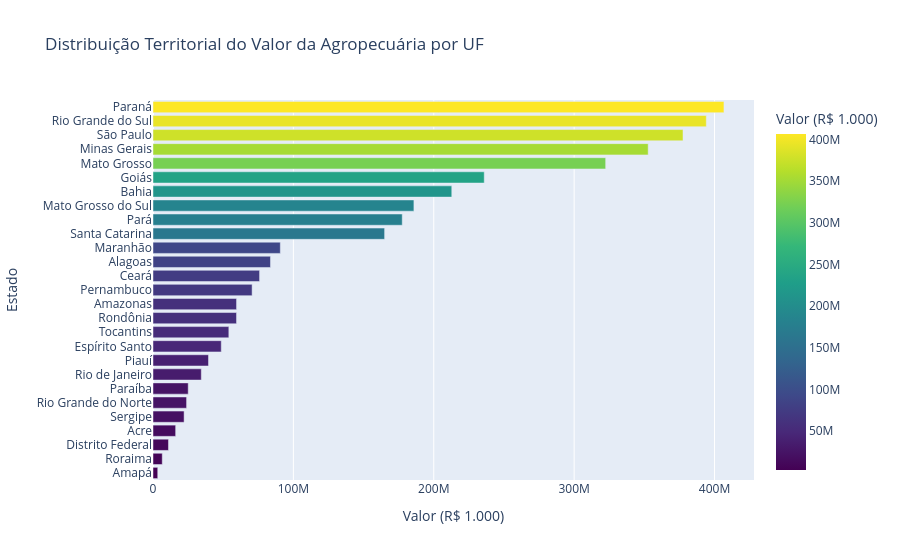

The notebook cell saved with this chart:
### Markdown cell above
## 2. Mapas com Análise Territorial
O trabalho solicita mapas territoriais. Utilizaremos o Plotly para criar um mapa de calor 
por Unidade da Federação (UF) para visualizar a concentração da produção.

### Code cell
# Agrupando por UF para o mapa
df_uf = df.groupby('Sigla da Unidade da Federação')[col_agro].sum().reset_index()
df_uf.columns = ['state', 'value']

# Criar mapa usando uma abordagem que funciona com Brasil
# Usando código ISO para estados brasileiros
state_code_map = {
    'AC': 'Acre', 'AL': 'Alagoas', 'AP': 'Amapá', 'AM': 'Amazonas',
    'BA': 'Bahia', 'CE': 'Ceará', 'DF': 'Distrito Federal', 'ES': 'Espírito Santo',
    'GO': 'Goiás', 'MA': 'Maranhão', 'MT': 'Mato Grosso', 'MS': 'Mato Grosso do Sul',
    'MG': 'Minas Gerais', 'PA': 'Pará', 'PB': 'Paraíba', 'PR': 'Paraná',
    'PE': 'Pernambuco', 'PI': 'Piauí', 'RJ': 'Rio de Janeiro', 'RN': 'Rio Grande do Norte',
    'RS': 'Rio Grande do Sul', 'RO': 'Rondônia', 'RR': 'Roraima', 'SC': 'Santa Catarina',
    'SP': 'São Paulo', 'SE': 'Sergipe', 'TO': 'Tocantins'
}

df_uf['state_name'] = df_uf['state'].map(state_code_map)

# Criar gráfico de barras como alternativa ao choropleth (mais confiável)
fig = px.bar(df_uf.sort_values('value', ascending=True), 
             y='state_name', 
             x='value',
             orientation='h',
             title='Distribuição Territorial do Valor da Agropecuária por UF',
             labels={'value': 'Valor (R$ 1.000)', 'state_name': 'Estado'},
             color='value',
             color_continuous_scale='Viridis')
fig.show()

### Figure 1 — Plotly figure (JSON) as saved in the notebook; plotly's stock layout.template omitted (floating-point values rounded to 4 significant figures)
{"data": [{"hovertemplate": "Valor (R$ 1.000)=%{marker.color}<br>Estado=%{y}<extra></extra>", "legendgroup": "", "marker": {"color": [3376000.0, 6592000.0, 11020000.0, 16140000.0, 22150000.0, 23920000.0, 25090000.0, 34410000.0, 39540000.0, 48620000.0, 54020000.0, 59500000.0, 59520000.0, 70600000.0, 75910000.0, 83680000.0, 90700000.0, 165000000.0, 177500000.0, 185900000.0, 212800000.0, 236000000.0, 322500000.0, 352700000.0, 377500000.0, 394200000.0, 406700000.0], "coloraxis": "coloraxis", "pattern": {"shape": ""}}, "name": "", "orientation": "h", "showlegend": false, "textposition": "auto", "type": "bar", "x": [3376000.0, 6592000.0, 11020000.0, 16140000.0, 22150000.0, 23920000.0, 25090000.0, 34410000.0, 39540000.0, 48620000.0, 54020000.0, 59500000.0, 59520000.0, 70600000.0, 75910000.0, 83680000.0, 90700000.0, 165000000.0, 177500000.0, 185900000.0, 212800000.0, 236000000.0, 322500000.0, 352700000.0, 377500000.0, 394200000.0, 406700000.0], "xaxis": "x", "y": ["Amapá", "Roraima", "Distrito Federal", "Acre", "Sergipe", "Rio Grande do Norte", "Paraíba", "Rio de Janeiro", "Piauí", "Espírito Santo", "Tocantins", "Rondônia", "Amazonas", "Pernambuco", "Ceará", "Alagoas", "Maranhão", "Santa Catarina", "Pará", "Mato Grosso do Sul", "Bahia", "Goiás", "Mato Grosso", "Minas Gerais", "São Paulo", "Rio Grande do Sul", "Paraná"], "yaxis": "y"}], "layout": {"barmode": "relative", "coloraxis": {"colorbar": {"title": {"text": "Valor (R$ 1.000)"}}, "colorscale": [[0, "#440154"], [0.1111, "#482878"], [0.2222, "#3e4989"], [0.3333, "#31688e"], [0.4444, "#26828e"], [0.5556, "#1f9e89"], [0.6667, "#35b779"], [0.7778, "#6ece58"], [0.8889, "#b5de2b"], [1, "#fde725"]]}, "legend": {"tracegroupgap": 0}, "title": {"text": "Distribuição Territorial do Valor da Agropecuária por UF"}, "xaxis": {"anchor": "y", "domain": [0, 1], "title": {"text": "Valor (R$ 1.000)"}}, "yaxis": {"anchor": "x", "domain": [0, 1], "title": {"text": "Estado"}}}}
